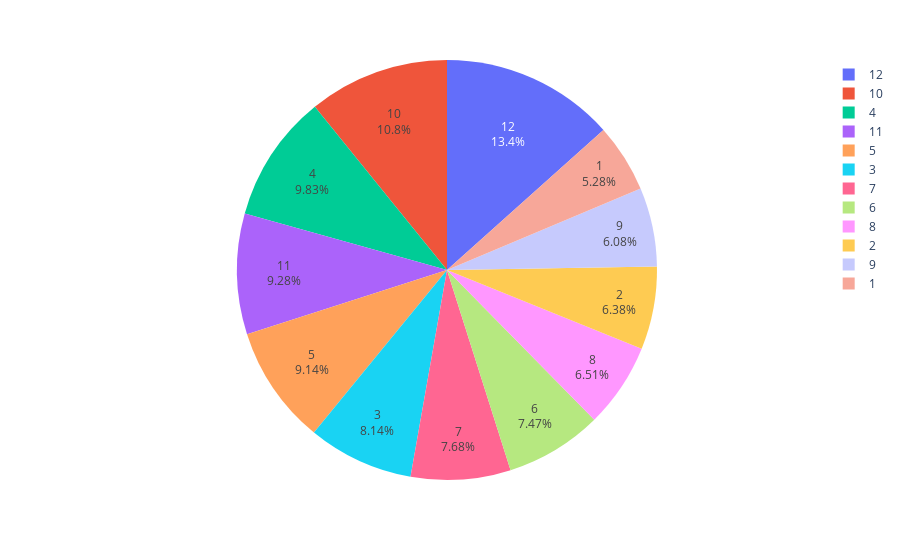

Notebook code cell kept with this figure:
### Code cell
# pie chart
import numpy as np
import pandas as pd
import matplotlib.pyplot as plt
import matplotlib.cm as cm
import plotly.express as px

fig = px.pie(all_data_month, values=all_data_month['Sales'] , names=all_data_month.index)
fig.update_traces(textposition='inside', textinfo='percent+label')

### Figure 1 — Plotly figure (JSON) as saved in the notebook; plotly's stock layout.template omitted (floating-point values rounded to 4 significant figures)
{"data": [{"domain": {"x": [0, 1], "y": [0, 1]}, "hovertemplate": "month=%{label}<br>Sales=%{value}<extra></extra>", "labels": [1, 2, 3, 4, 5, 6, 7, 8, 9, 10, 11, 12], "legendgroup": "", "name": "", "showlegend": true, "textinfo": "percent+label", "textposition": "inside", "type": "pie", "values": [1822000.0, 2202000.0, 2807000.0, 3391000.0, 3153000.0, 2578000.0, 2648000.0, 2244000.0, 2098000.0, 3737000.0, 3200000.0, 4613000.0]}], "layout": {"legend": {"tracegroupgap": 0}, "margin": {"t": 60}}}
